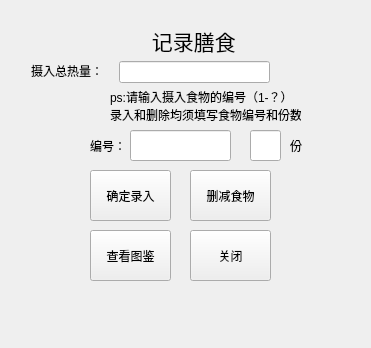
<?xml version="1.0" encoding="UTF-8"?>
<ui version="4.0">
 <class>record</class>
 <widget class="QWidget" name="record">
  <property name="geometry">
   <rect>
    <x>0</x>
    <y>0</y>
    <width>371</width>
    <height>348</height>
   </rect>
  </property>
  <property name="windowTitle">
   <string>Form</string>
  </property>
  <property name="styleSheet">
   <string notr="true">background-image: url(:/ttt/th (1).jpg);</string>
  </property>
  <widget class="QLabel" name="label">
   <property name="geometry">
    <rect>
     <x>130</x>
     <y>20</y>
     <width>111</width>
     <height>41</height>
    </rect>
   </property>
   <property name="font">
    <font>
     <family>微软雅黑</family>
     <pointsize>16</pointsize>
     <weight>9</weight>
     <italic>false</italic>
     <bold>false</bold>
    </font>
   </property>
   <property name="styleSheet">
    <string notr="true">font: 75 16pt &quot;微软雅黑&quot;;
</string>
   </property>
   <property name="text">
    <string>    记录膳食</string>
   </property>
  </widget>
  <widget class="QLineEdit" name="output">
   <property name="geometry">
    <rect>
     <x>119</x>
     <y>61</y>
     <width>151</width>
     <height>22</height>
    </rect>
   </property>
  </widget>
  <widget class="QLabel" name="label_2">
   <property name="geometry">
    <rect>
     <x>31</x>
     <y>61</y>
     <width>84</width>
     <height>19</height>
    </rect>
   </property>
   <property name="styleSheet">
    <string notr="true">font: 75 14pt &quot;微软雅黑&quot;;</string>
   </property>
   <property name="text">
    <string>摄入总热量：</string>
   </property>
  </widget>
  <widget class="QLabel" name="label_3">
   <property name="geometry">
    <rect>
     <x>110</x>
     <y>90</y>
     <width>191</width>
     <height>31</height>
    </rect>
   </property>
   <property name="text">
    <string>ps:请输入摄入食物的编号（1-？）
录入和删除均须填写食物编号和份数喔</string>
   </property>
  </widget>
  <widget class="QLabel" name="label_4">
   <property name="geometry">
    <rect>
     <x>90</x>
     <y>130</y>
     <width>31</width>
     <height>31</height>
    </rect>
   </property>
   <property name="styleSheet">
    <string notr="true">font: 75 12pt &quot;微软雅黑&quot;;</string>
   </property>
   <property name="text">
    <string>编号：</string>
   </property>
  </widget>
  <widget class="QLineEdit" name="number">
   <property name="geometry">
    <rect>
     <x>130</x>
     <y>130</y>
     <width>101</width>
     <height>31</height>
    </rect>
   </property>
  </widget>
  <widget class="QPushButton" name="back">
   <property name="geometry">
    <rect>
     <x>190</x>
     <y>170</y>
     <width>81</width>
     <height>51</height>
    </rect>
   </property>
   <property name="styleSheet">
    <string notr="true">font: 12pt &quot;楷体&quot;;</string>
   </property>
   <property name="text">
    <string>删减食物</string>
   </property>
  </widget>
  <widget class="QPushButton" name="close">
   <property name="geometry">
    <rect>
     <x>190</x>
     <y>230</y>
     <width>81</width>
     <height>51</height>
    </rect>
   </property>
   <property name="styleSheet">
    <string notr="true">font: 12pt &quot;楷体&quot;;</string>
   </property>
   <property name="text">
    <string>关闭</string>
   </property>
  </widget>
  <widget class="QPushButton" name="done">
   <property name="geometry">
    <rect>
     <x>90</x>
     <y>170</y>
     <width>81</width>
     <height>51</height>
    </rect>
   </property>
   <property name="styleSheet">
    <string notr="true">font: 12pt &quot;楷体&quot;;</string>
   </property>
   <property name="text">
    <string>确定录入</string>
   </property>
  </widget>
  <widget class="QPushButton" name="browse">
   <property name="geometry">
    <rect>
     <x>90</x>
     <y>230</y>
     <width>81</width>
     <height>51</height>
    </rect>
   </property>
   <property name="styleSheet">
    <string notr="true">font: 12pt &quot;楷体&quot;;</string>
   </property>
   <property name="text">
    <string>查看图鉴</string>
   </property>
  </widget>
  <widget class="QLineEdit" name="piece">
   <property name="geometry">
    <rect>
     <x>250</x>
     <y>130</y>
     <width>31</width>
     <height>31</height>
    </rect>
   </property>
  </widget>
  <widget class="QLabel" name="label_6">
   <property name="geometry">
    <rect>
     <x>290</x>
     <y>130</y>
     <width>31</width>
     <height>31</height>
    </rect>
   </property>
   <property name="styleSheet">
    <string notr="true">font: 75 12pt &quot;微软雅黑&quot;;</string>
   </property>
   <property name="text">
    <string>份</string>
   </property>
  </widget>
 </widget>
 <resources/>
 <connections/>
</ui>
